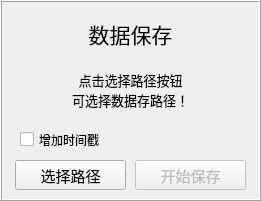
   <widget class="QFrame" name="frame_5">
    <property name="geometry">
     <rect>
      <x>10</x>
      <y>630</y>
      <width>261</width>
      <height>201</height>
     </rect>
    </property>
    <property name="sizePolicy">
     <sizepolicy hsizetype="Fixed" vsizetype="Fixed">
      <horstretch>0</horstretch>
      <verstretch>0</verstretch>
     </sizepolicy>
    </property>
    <property name="frameShape">
     <enum>QFrame::Box</enum>
    </property>
    <property name="frameShadow">
     <enum>QFrame::Raised</enum>
    </property>
    <widget class="QLabel" name="label_53">
     <property name="geometry">
      <rect>
       <x>10</x>
       <y>20</y>
       <width>241</width>
       <height>27</height>
      </rect>
     </property>
     <property name="sizePolicy">
      <sizepolicy hsizetype="Fixed" vsizetype="Fixed">
       <horstretch>0</horstretch>
       <verstretch>0</verstretch>
      </sizepolicy>
     </property>
     <property name="font">
      <font>
       <pointsize>16</pointsize>
      </font>
     </property>
     <property name="text">
      <string>数据保存</string>
     </property>
     <property name="alignment">
      <set>Qt::AlignCenter</set>
     </property>
    </widget>
    <widget class="QLabel" name="Label_SaveSerialData_StateMsg">
     <property name="enabled">
      <bool>false</bool>
     </property>
     <property name="geometry">
      <rect>
       <x>10</x>
       <y>60</y>
       <width>241</width>
       <height>61</height>
      </rect>
     </property>
     <property name="sizePolicy">
      <sizepolicy hsizetype="Fixed" vsizetype="Fixed">
       <horstretch>0</horstretch>
       <verstretch>0</verstretch>
      </sizepolicy>
     </property>
     <property name="font">
      <font>
       <pointsize>10</pointsize>
      </font>
     </property>
     <property name="acceptDrops">
      <bool>false</bool>
     </property>
     <property name="styleSheet">
      <string notr="true">color:rgb(0, 0, 0)</string>
     </property>
     <property name="text">
      <string>&lt;html&gt;&lt;head/&gt;&lt;body&gt;&lt;p&gt;点击选择路径按钮&lt;br/&gt;可选择数据存路径！&lt;/p&gt;&lt;/body&gt;&lt;/html&gt;</string>
     </property>
     <property name="alignment">
      <set>Qt::AlignCenter</set>
     </property>
     <property name="wordWrap">
      <bool>true</bool>
     </property>
     <property name="margin">
      <number>0</number>
     </property>
    </widget>
    <widget class="QPushButton" name="PushButton_SaveSerialData_StartSave">
     <property name="enabled">
      <bool>false</bool>
     </property>
     <property name="geometry">
      <rect>
       <x>135</x>
       <y>160</y>
       <width>111</width>
       <height>30</height>
      </rect>
     </property>
     <property name="sizePolicy">
      <sizepolicy hsizetype="Fixed" vsizetype="Fixed">
       <horstretch>0</horstretch>
       <verstretch>0</verstretch>
      </sizepolicy>
     </property>
     <property name="minimumSize">
      <size>
       <width>100</width>
       <height>25</height>
      </size>
     </property>
     <property name="maximumSize">
      <size>
       <width>16777215</width>
       <height>16777215</height>
      </size>
     </property>
     <property name="font">
      <font>
       <pointsize>11</pointsize>
      </font>
     </property>
     <property name="styleSheet">
      <string notr="true"/>
     </property>
     <property name="text">
      <string>开始保存</string>
     </property>
    </widget>
    <widget class="QPushButton" name="PushButton_SaveSerialData_SeletePath">
     <property name="geometry">
      <rect>
       <x>15</x>
       <y>160</y>
       <width>111</width>
       <height>30</height>
      </rect>
     </property>
     <property name="sizePolicy">
      <sizepolicy hsizetype="Fixed" vsizetype="Fixed">
       <horstretch>0</horstretch>
       <verstretch>0</verstretch>
      </sizepolicy>
     </property>
     <property name="minimumSize">
      <size>
       <width>100</width>
       <height>25</height>
      </size>
     </property>
     <property name="maximumSize">
      <size>
       <width>16777215</width>
       <height>16777215</height>
      </size>
     </property>
     <property name="font">
      <font>
       <pointsize>11</pointsize>
      </font>
     </property>
     <property name="styleSheet">
      <string notr="true"/>
     </property>
     <property name="text">
      <string>选择路径</string>
     </property>
    </widget>
    <widget class="QCheckBox" name="CheckBox_SaveSerialData_WithTime">
     <property name="geometry">
      <rect>
       <x>20</x>
       <y>130</y>
       <width>111</width>
       <height>19</height>
      </rect>
     </property>
     <property name="text">
      <string>增加时间戳</string>
     </property>
    </widget>
   </widget>
